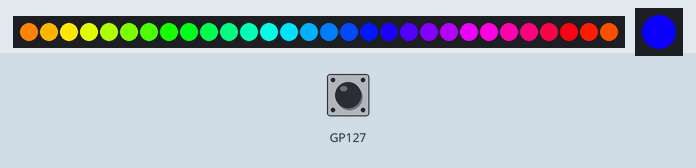
Recording of a program running on a simulated Raspberry Pi Pico running MicroPython. Parts: 30 RGB LEDs in strip order, left to right, 1 RGB LEDs in strip order, left to right. The inputs (shaded band) are chosen by the test bench; at power-on: GP127 HIGH.

Above: at 0.45 s.
At 5.33 s:
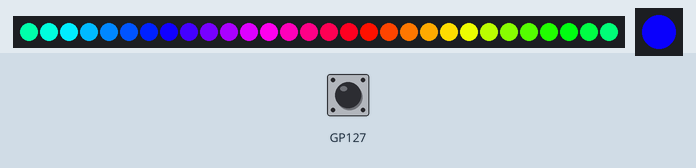
At 10.22 s:
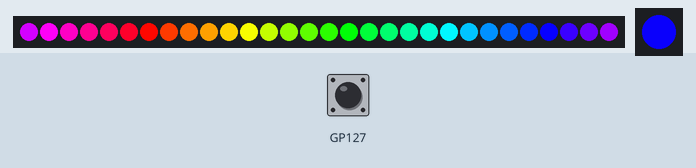
At 19.98 s:
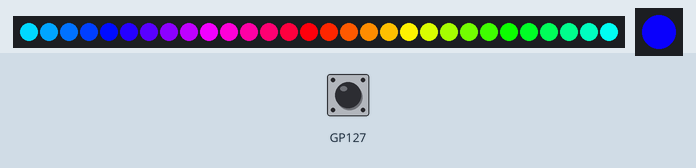
At 29.75 s:
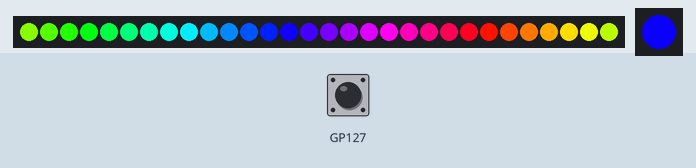
At 39.51 s:
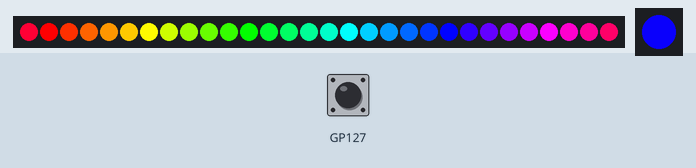

The program:

rainbow.py
```python
import time

from pimoroni import RGBLED, Analog, Button

import plasma

"""
- Press "B" to speed up the LED cycling effect.
- Press "A" to slow it down again.
- Press "Boot" to reset the speed back to default.
"""

# Set how many LEDs you have
NUM_LEDS = 30

# The speed that the LEDs will start cycling at
DEFAULT_SPEED = 10

# How many times the LEDs will be updated per second
UPDATES = 60

# Magic values for Plasma 2040 current sense
# 3A * 0.015Ω = 0.045V
# 0.045V * 50 (gain) = 2.25V maximum
ADC_GAIN = 50
SHUNT_RESISTOR = 0.015

# Pick *one* LED type by uncommenting the relevant line below:

# APA102 / DotStar™ LEDs
# led_strip = plasma.APA102(NUM_LEDS)

# WS2812 / NeoPixel™ LEDs
led_strip = plasma.WS2812(NUM_LEDS)

user_sw = Button("USER_SW", repeat_time=0)
button_a = Button("BUTTON_A", repeat_time=0)
try:
    # Button B is only available on Plasma 2040
    button_b = Button("BUTTON_B", repeat_time=0)
except ValueError:
    button_b = None
led = RGBLED("LED_R", "LED_G", "LED_B")

try:
    # Sense is only available on Plasma 2040
    sense = Analog("CURRENT_SENSE", ADC_GAIN, SHUNT_RESISTOR)
except ValueError:
    sense = None

# Start updating the LED strip
led_strip.start()

speed = DEFAULT_SPEED
offset = 0.0

count = 0
# Make rainbows
while True:
    sw = user_sw.read()
    a = button_a.read()
    b = button_b and button_b.read()

    if sw:
        speed = DEFAULT_SPEED
    else:
        if a:
            speed -= 1
        if b:
            speed += 1

    speed = min(255, max(1, speed))

    offset += float(speed) / 2000.0

    for i in range(NUM_LEDS):
        hue = float(i) / NUM_LEDS
        led_strip.set_hsv(i, hue + offset, 1.0, 1.0)

    led.set_rgb(speed, 0, 255 - speed)

    count += 1
    if sense and count >= UPDATES:
        # Display the current value once every second
        print("Current =", sense.read_current(), "A")
        count = 0

    time.sleep(1.0 / UPDATES)
```
